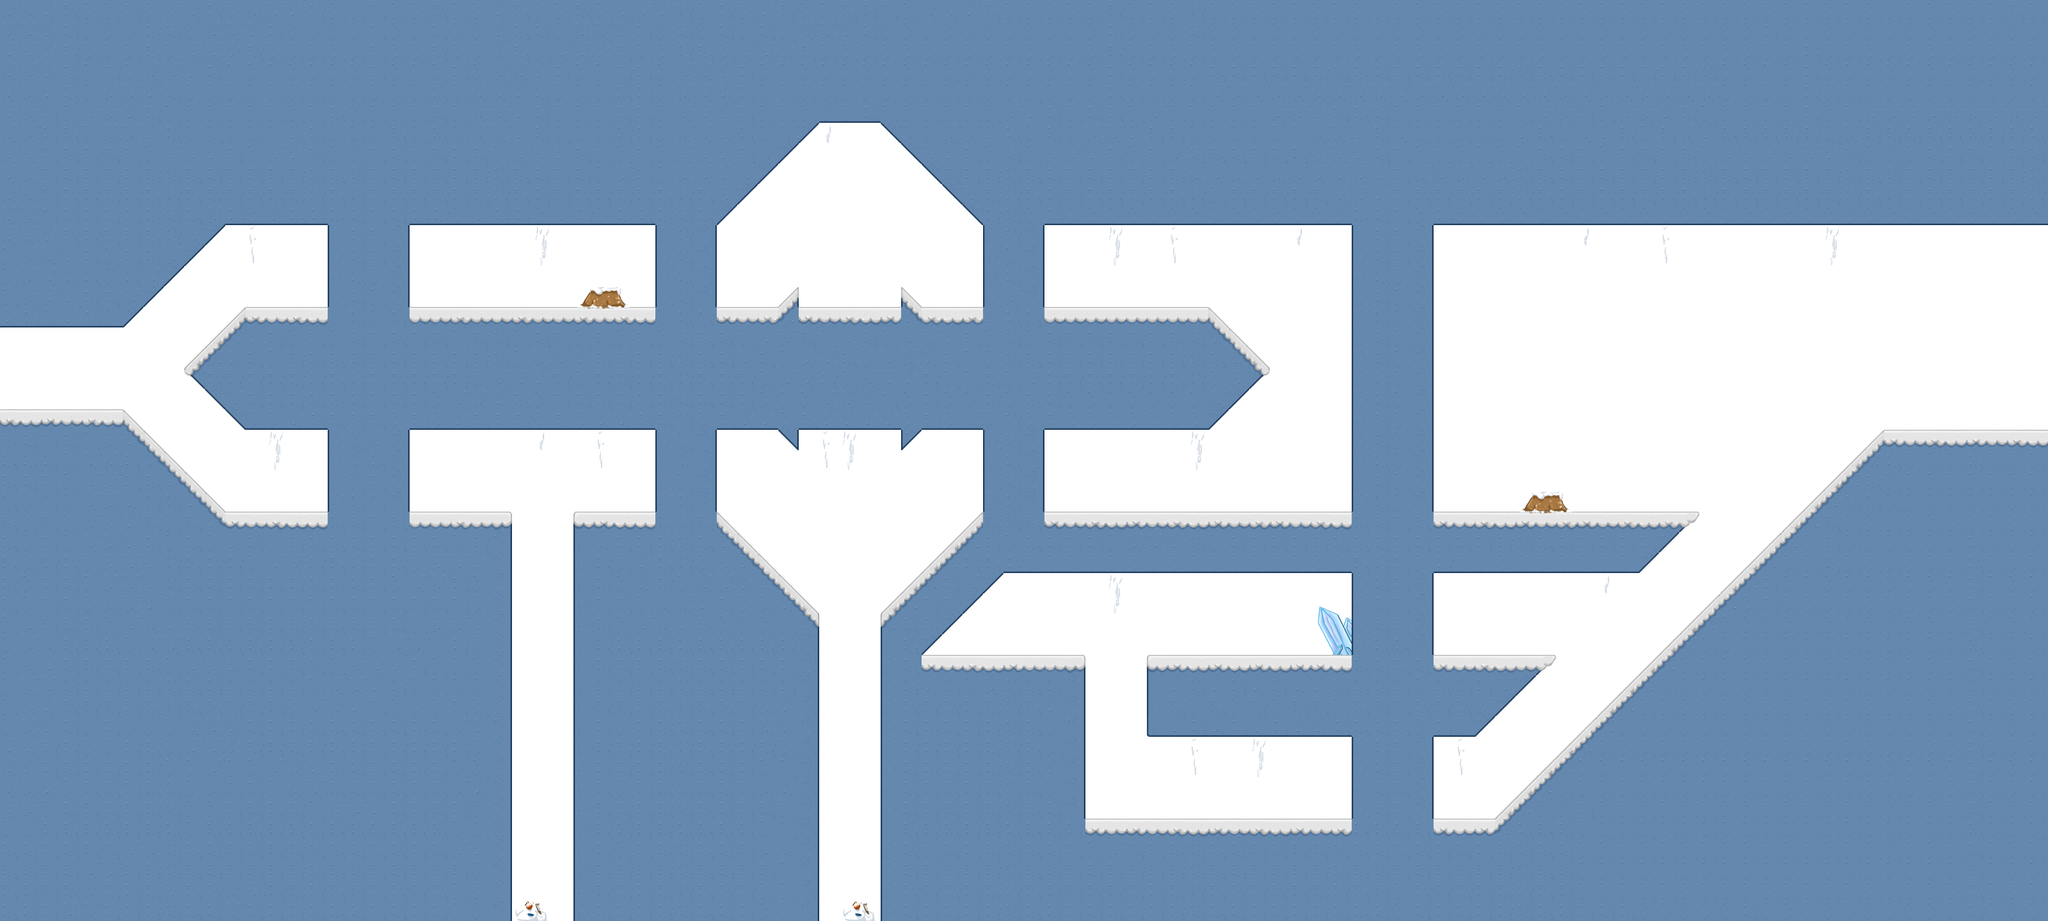

The image is a tile-based game level rendered from a .tmx file. Its description and source (layers, tilesets, objects; grid data summarised) follow:
An orthogonal 100x45 tile map with 32x32 px tiles, 3 tile layers (background, ground, frontground), 2 tilesets and 8 objects (4x flairy, 2x true, earm, goal).

<map version="1.10" tiledversion="1.10.0" orientation="orthogonal" renderorder="right-down" width="100" height="45" tilewidth="32" tileheight="32" infinite="0" backgroundcolor="#ffffff" nextlayerid="5" nextobjectid="9">
 <properties>
  <property name="DIG" value="4" />
  <property name="JUMP" value="3" />
 </properties>
 <tileset firstgid="1" name="tiles" tilewidth="32" tileheight="32" tilecount="100" columns="10">
  <image source="tiles.png" width="320" height="320" />
  <tile id="0">
   <properties>
    <property name="type" value="TOPL" />
   </properties>
  </tile>
  <tile id="1">
   <properties>
    <property name="type" value="TOP" />
   </properties>
  </tile>
  <tile id="2">
   <properties>
    <property name="type" value="TOP" />
   </properties>
  </tile>
  <tile id="3">
   <properties>
    <property name="type" value="TOP" />
   </properties>
  </tile>
  <tile id="4">
   <properties>
    <property name="type" value="TOP" />
   </properties>
  </tile>
  <tile id="5">
   <properties>
    <property name="type" value="TOPR" />
   </properties>
  </tile>
  <tile id="6">
   <properties>
    <property name="type" value="TOP" />
   </properties>
  </tile>
  <tile id="7">
   <properties>
    <property name="type" value="TOP" />
   </properties>
  </tile>
  <tile id="8">
   <properties>
    <property name="type" value="TOP" />
   </properties>
  </tile>
  <tile id="9">
   <properties>
    <property name="type" value="TOP" />
   </properties>
  </tile>
  <tile id="10">
   <properties>
    <property name="type" value="LEFT" />
   </properties>
  </tile>
  <tile id="15">
   <properties>
    <property name="type" value="RIGHT" />
   </properties>
  </tile>
  <tile id="20">
   <properties>
    <property name="type" value="DGL1" />
   </properties>
  </tile>
  <tile id="21">
   <properties>
    <property name="type" value="NB" />
   </properties>
  </tile>
  <tile id="22">
   <properties>
    <property name="type" value="NB" />
   </properties>
  </tile>
  <tile id="23">
   <properties>
    <property name="type" value="DGR1" />
   </properties>
  </tile>
  <tile id="31">
   <properties>
    <property name="type" value="DGL1" />
   </properties>
  </tile>
  <tile id="32">
   <properties>
    <property name="type" value="DGR1" />
   </properties>
  </tile>
  <tile id="35">
   <properties>
    <property name="type" value="DGR1" />
   </properties>
  </tile>
  <tile id="36">
   <properties>
    <property name="type" value="NB" />
   </properties>
  </tile>
  <tile id="38">
   <properties>
    <property name="type" value="NB" />
   </properties>
  </tile>
  <tile id="39">
   <properties>
    <property name="type" value="NB" />
   </properties>
  </tile>
  <tile id="40">
   <properties>
    <property name="type" value="BDGL1" />
   </properties>
  </tile>
  <tile id="41">
   <properties>
    <property name="type" value="NB" />
   </properties>
  </tile>
  <tile id="42">
   <properties>
    <property name="type" value="NB" />
   </properties>
  </tile>
  <tile id="43">
   <properties>
    <property name="type" value="BDGR1" />
   </properties>
  </tile>
  <tile id="44">
   <properties>
    <property name="type" value="DGR1" />
   </properties>
  </tile>
  <tile id="46">
   <properties>
    <property name="type" value="DGR1" />
   </properties>
  </tile>
  <tile id="47">
   <properties>
    <property name="type" value="DGL1" />
   </properties>
  </tile>
  <tile id="48">
   <properties>
    <property name="type" value="TOPRL" />
   </properties>
  </tile>
  <tile id="49">
   <properties>
    <property name="type" value="TOPRL" />
   </properties>
  </tile>
  <tile id="50">
   <properties>
    <property name="type" value="LEFT" />
   </properties>
  </tile>
  <tile id="51">
   <properties>
    <property name="type" value="DGL1" />
   </properties>
  </tile>
  <tile id="52">
   <properties>
    <property name="type" value="DGR1" />
   </properties>
  </tile>
  <tile id="53">
   <properties>
    <property name="type" value="RIGHT" />
   </properties>
  </tile>
  <tile id="54">
   <properties>
    <property name="type" value="DGL1" />
   </properties>
  </tile>
  <tile id="55">
   <properties>
    <property name="type" value="BDGR1" />
   </properties>
  </tile>
  <tile id="58">
   <properties>
    <property name="type" value="RL" />
   </properties>
  </tile>
  <tile id="61">
   <properties>
    <property name="type" value="RIGHT" />
   </properties>
  </tile>
  <tile id="62">
   <properties>
    <property name="type" value="LEFT" />
   </properties>
  </tile>
  <tile id="63">
   <properties>
    <property name="type" value="BDGL1" />
   </properties>
  </tile>
  <tile id="65">
   <properties>
    <property name="type" value="DGL1" />
   </properties>
  </tile>
  <tile id="68">
   <properties>
    <property name="type" value="RL" />
   </properties>
  </tile>
  <tile id="70">
   <properties>
    <property name="type" value="LEFT" />
   </properties>
  </tile>
  <tile id="75">
   <properties>
    <property name="type" value="RIGHT" />
   </properties>
  </tile>
  <tile id="80">
   <properties>
    <property name="type" value="TOP" />
   </properties>
  </tile>
  <tile id="81">
   <properties>
    <property name="type" value="TOP" />
   </properties>
  </tile>
  <tile id="82">
   <properties>
    <property name="type" value="TOP" />
   </properties>
  </tile>
  <tile id="83">
   <properties>
    <property name="type" value="TOP" />
   </properties>
  </tile>
  <tile id="84">
   <properties>
    <property name="type" value="TOP" />
   </properties>
  </tile>
  <tile id="85">
   <properties>
    <property name="type" value="TOP" />
   </properties>
  </tile>
  <tile id="87">
   <properties>
    <property name="type" value="TOP" />
   </properties>
  </tile>
  <tile id="88">
   <properties>
    <property name="type" value="TOP" />
   </properties>
  </tile>
  <tile id="96">
   <properties>
    <property name="type" value="LEFT" />
   </properties>
  </tile>
  <tile id="99">
   <properties>
    <property name="type" value="RIGHT" />
   </properties>
  </tile>
 </tileset>
 <tileset firstgid="101" name="props" tilewidth="32" tileheight="32" tilecount="100" columns="10">
  <image source="props.png" width="320" height="320" />
 </tileset>
 <layer id="1" name="background" width="100" height="45">
  <data>[4500 cells, 0 non-empty, 0 distinct tile ids]</data>
 </layer>
 <layer id="2" name="ground" width="100" height="45">
  <data>[4500 cells, 3301 non-empty, 41 distinct tile ids]</data>
 </layer>
 <layer id="3" name="frontground" width="100" height="45">
  <data>[4500 cells, 85 non-empty, 25 distinct tile ids]</data>
 </layer>
 <objectgroup id="4" name="avatars">
  <object id="1" name="earm" gid="25" x="19" y="616" width="32" height="32" />
  <object id="2" name="soldier" type="true" gid="35" x="1308" y="461" width="32" height="32" />
  <object id="3" name="solflyer" type="true" gid="35" x="1310" y="1097" width="32" height="32" />
  <object id="4" name="flairy" gid="37" x="1315" y="895" width="32" height="32" />
  <object id="5" name="flairy" gid="37" x="696" y="456" width="32" height="32" />
  <object id="6" name="flairy" gid="37" x="2036" y="1260" width="32" height="32" />
  <object id="7" name="goal" gid="26" x="3018" y="648" width="32" height="32" />
  <object id="8" name="flairy" gid="37" x="2530" y="1010" width="32" height="32" />
 </objectgroup>
</map>
